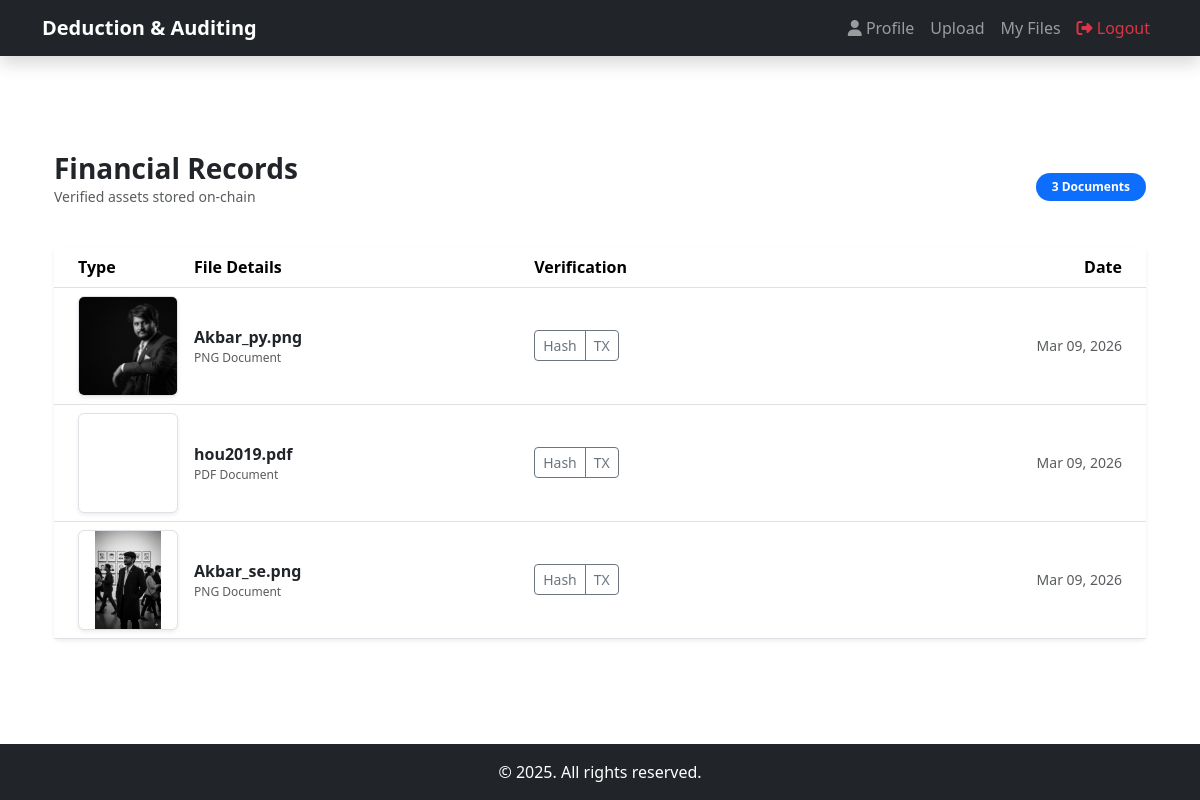
Page /Users/view_files/ (signed in) on the committed database.
### Users/models.py (models this page shows, shortened)
class UserFile(models.Model):
    user = models.ForeignKey(User, on_delete=models.CASCADE)
    file = models.FileField(upload_to='uploads/', null=True, blank=True)
    file_name = models.CharField(max_length=255)
    file_hash = models.CharField(max_length=256)
    blockchain_tx = models.CharField(max_length=255)
    uploaded_at = models.DateTimeField(auto_now_add=True)
    @property
    def extension(self):
        name, extension = os.path.splitext(self.file_name)
        return extension.lower()

### Users/views.py (the view)
# urls.py: path('view_files/', view_files, name="view_files"),
@login_required
def view_files(request):
    files = UserFile.objects.filter(user=request.user)
    return render(request, "user/view_files.html", {"files": files})

### templates/user/view_files.html (shortened to what this page needs)
{% extends 'user/userbase.html' %}
{% block content %}
<div class="container py-5">
    <div class="d-flex justify-content-between align-items-center mb-4">
        <div>
            <h2 class="h3 mb-0 fw-bold">Financial Records</h2>
            <p class="text-muted small">Verified assets stored on-chain</p>
        </div>
        <span class="badge bg-primary rounded-pill px-3 py-2">{{ files|length }} Documents</span>
    </div>
    <div class="card shadow-sm border-0">
        <div class="table-responsive">
            <table class="table table-hover align-middle mb-0">
                <thead class="bg-light">
                    <tr>
                        <th class="ps-4" style="width: 80px;">Type</th>
                        <th>File Details</th>
                        <th>Verification</th>
                        <th class="pe-4 text-end">Date</th>
                    </tr>
                </thead>
                <tbody>
                    {% for file in files %}
                    <tr>
                        <td class="ps-4">
                            <div class="rounded border d-flex align-items-center justify-content-center bg-white shadow-sm" style="width: 100px; height: 100px; overflow: hidden;">
                                {% if file.file and file.extension in '.jpg .jpeg .png .gif' %}
                                    <img src="{{ file.file.url }}" class="img-fluid" style="object-fit: cover; height: 100%;">
                                {% elif file.extension == '.pdf' %}
                                    <i class="bi bi-file-earmark-pdf text-danger fs-3"></i>
                                {% elif file.extension == '.docx' or file.extension == '.doc' %}
                                    <i class="bi bi-file-earmark-word text-primary fs-3"></i>
                                {% else %}
                                    <i class="bi bi-file-earmark-text text-secondary fs-3"></i>
                                {% endif %}
                            </div>
                        </td>
                        <td>
                            <div class="fw-bold text-dark">{{ file.file_name }}</div>
                            <div class="text-muted extra-small" style="font-size: 0.75rem;">{{ file.extension|upper|cut:"." }} Document</div>
                        </td>
                        <td>
                            <div class="btn-group">
                                <button class="btn btn-sm btn-outline-secondary" data-bs-toggle="modal" data-bs-target="#hash{{ forloop.counter }}">
                                     Hash
                                </button>
                                <button class="btn btn-sm btn-outline-secondary" data-bs-toggle="modal" data-bs-target="#tx{{ forloop.counter }}">
                                     TX
                                </button>
                            </div>
                        </td>
                        <td class="pe-4 text-end text-muted small">
                            {{ file.uploaded_at|date:"M d, Y" }}
                        </td>
                    </tr>
                    {% empty %}
                    <tr>
                        <td colspan="4" class="text-center py-5 text-muted">
                            No records found.
                        </td>
                    </tr>
                    {% endfor %}
                </tbody>
            </table>
        </div>
    </div>
</div>
{% endblock %}

### templates/user/userbase.html (shortened to what this page needs)
<!DOCTYPE html>
{% load static %}
<html lang="en">
<head>
  <link href="https://cdn.jsdelivr.net/npm/bootstrap@5.3.2/dist/css/bootstrap.min.css" rel="stylesheet">
  <link href="https://cdnjs.cloudflare.com/ajax/libs/font-awesome/6.4.0/css/all.min.css" rel="stylesheet">
</head>
<body class="d-flex flex-column min-vh-100 " style="background: url('{% static "img/bg1.jpg" %}') no-repeat center center fixed; background-size: cover;">
  <nav class="navbar navbar-expand-lg navbar-dark bg-dark shadow">
    <div class="container">
      <a class="navbar-brand fw-bold" href="{% url 'userhome' %}">Deduction & Auditing</a>
      <div class="collapse navbar-collapse" id="userNavbar">
        <ul class="navbar-nav ms-auto">
          <li class="nav-item"><a class="nav-link" href="{% url 'userhome' %}"><i class="fas fa-user"></i> Profile</a></li>
          <li class="nav-item"><a class="nav-link" href="{% url 'upload_file' %}"></i> Upload</a></li>
          <li class="nav-item"><a class="nav-link" href="{% url 'view_files' %}"></i> My Files</a></li>
          <li class="nav-item">
            <form action="{% url 'user_logout' %}" method="post" class="d-inline">
              <button type="submit" class="btn btn-link nav-link text-danger">
                <i class="fas fa-sign-out-alt"></i> Logout
              </button>
            </form>
          </li>
        </ul>
      </div>
    </div>
  </nav>
  <main class="flex-grow-1 py-5">
    <div class="container">
      {% block content %}{% endblock %}
    </div>
  </main>
  <footer class="bg-dark text-white text-center py-3 mt-auto">
    <p class="mb-0">&copy; 2025. All rights reserved.</p>
  </footer>
</body>
</html>

### rows in the picture
UserFile: file (picture), file_name "Akbar_py.png", extension "PNG", uploaded_at "Mar 09, 2026"
UserFile: file_name "hou2019.pdf", extension "PDF", uploaded_at "Mar 09, 2026"
UserFile: file (picture), file_name "Akbar_se.png", extension "PNG", uploaded_at "Mar 09, 2026"

### other values in the picture
{{ files|length }} "3"
